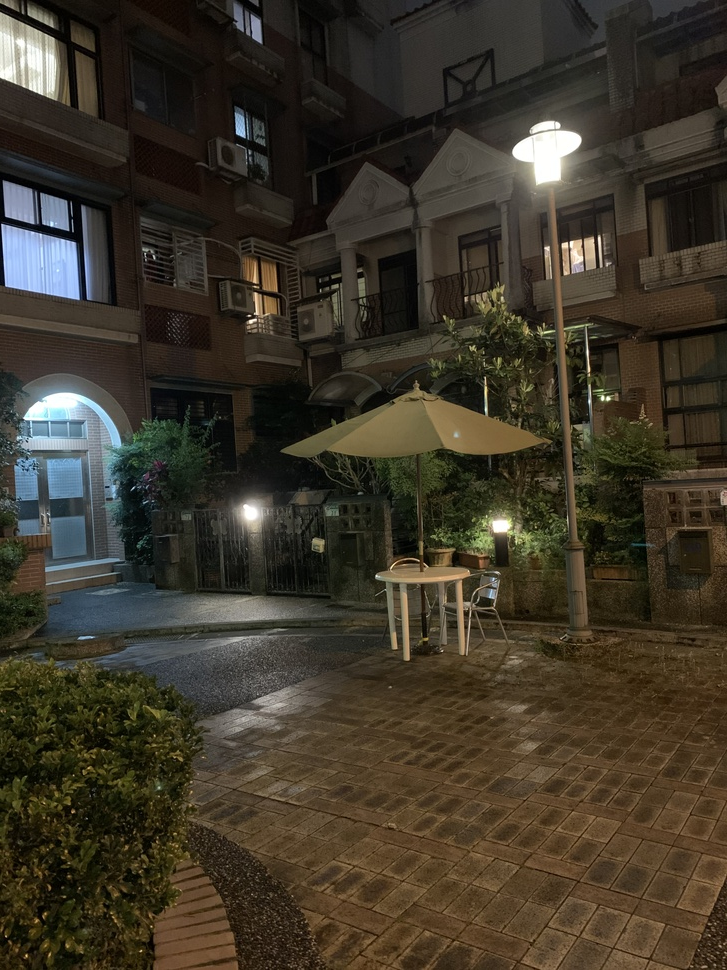
#> input picture images/yard-001/IMG_3024.JPG, 727 x 970 px, shrunk from 3024 x 4032 before the run
$ python -i msop.py   (imports and definitions only)   (older library calls are emulated)
#> lines starting #> are read from the running program, lines starting #| are printed output that depends on the picture
#> further down, picture is the input picture: shape (970, 727, 3); mean B, G, R 41.7, 54.9, 61.7
#msop
import numpy as np
import cv2
import pandas as pd
import os
import importlib
import time
import matplotlib.pyplot as plt
import os
from skimage.exposure import rescale_intensity
import copy
import math
from PIL import Image
from scipy.ndimage import filters


class point2d():
    def __init__(self, value, x=-1, y=-1, coord=None):
        if coord is not None:
            self.x = coord[0]
            self.y = coord[1]
        else:
            self.x = x
            self.y = y

        self.value = value


class descriptor():
    def __init__(self, point, ori, desc):
        self.orientation = ori
        self.point = point
        self.desc = desc
    def setdesc(self, desc):
        self.desc = desc


def compute_harris_responce(im, sigma=1.5):
    """
        Compute the Harris response of each pixel
        in the gray-scale image.
    """
    from scipy.ndimage import filters
    import numpy as np

    Ix = np.zeros(im.shape)
    filters.gaussian_filter(im, (sigma,sigma), (0,1), Ix)
    Iy = np.zeros(im.shape)
    filters.gaussian_filter(im, (sigma,sigma), (1,0), Iy)

    # compute Harris corner
    Wxx = filters.gaussian_filter(Ix**2, sigma)
    Wxy = filters.gaussian_filter(Ix*Iy, sigma)
    Wyy = filters.gaussian_filter(Iy**2, sigma)

    Wdet = Wxx * Wyy - Wxy ** 2
    Wtr = Wxx + Wyy
    return Wdet/(Wtr+1e-8)


def upscaling(src, idx):
    if idx <= 0:
        return src
    src = upscaling(cv2.pyrUp(cv2.pyrUp(src)), idx-1)
    return src


def masksurby(src, ind, r, num):
    # for grayscale
    L0 = (ind[0] - r) if ((ind[0] - r) >= 0) else 0
    L1 = (ind[1] - r) if ((ind[1] - r) >= 0) else 0
    U0 = (ind[0] + r) if ((ind[0] + r) <= src.shape[0]) else src.shape[0]
    U1 = (ind[1] + r) if ((ind[1] + r) <= src.shape[1]) else src.shape[1]
    src[L0:U0, L1:U1] = num
    return src
def maskonly(src, ind, diameter):
    r = diameter//2
    masked = np.zeros((r, r))
    max0, max1= src.shape
    # for grayscale
    L0 = (ind[0] - r) if ((ind[0] - r) >= 0) else 0
    L1 = (ind[1] - r) if ((ind[1] - r) >= 0) else 0
    U0 = (ind[0] + r) if ((ind[0] + r) <= max0) else max0
    U1 = (ind[1] + r) if ((ind[1] + r) <= max1) else max1
    masked = src[L0:U0, L1:U1]
    return masked


def nonmaxsup(src, maxf=500, r=-1, maxstep=1000):
    # while (not enough feature point selected)
    # set r - 1
    # while (features is not all zeros)
    #   sort features
    #   find max(selected), and replace its surrounded and itself by zeros
    fps = []
    if r == -1:
        r = src.shape[0]//10

    step = 0
    while(len(fps) <= maxf and step < maxstep and r > 1):
        r = r - 1
        fmap = copy.deepcopy(src)

        # mask sur
        for p in fps:
            fmap =  masksurby(fmap, (p.x, p.y), r, 0)
        maxn = 1e8
        while(maxn > src.max()*0.05):
            ind = np.unravel_index(np.argmax(fmap, axis=None), fmap.shape)
            maxn = fmap[ind]
            fmap = masksurby(fmap, ind, r, 0)

            fps.append(point2d(value = maxn, coord = ind)) # collect new selected feature
        step += 1
    return fps

def cylindrical_projection(img, focal_length):
    if(len(img.shape)>2):
        height, width, _ = img.shape
    else:
        height, width = img.shape
    cylinder_proj = np.zeros(shape=img.shape, dtype=np.uint8)

    for y in range(-int(height/2), int(height/2)):
        for x in range(-int(width/2), int(width/2)):
            cylinder_x = focal_length*math.atan(x/focal_length)
            cylinder_y = focal_length*y/math.sqrt(x**2+focal_length**2)

            cylinder_x = round(cylinder_x + width/2)
            cylinder_y = round(cylinder_y + height/2)

            if cylinder_x >= 0 and cylinder_x < width and cylinder_y >= 0 and cylinder_y < height:
                cylinder_proj[cylinder_y][cylinder_x] = img[y+int(height/2)][x+int(width/2)]

    # Crop black border
    # ref: http://stackoverflow.com/questions/13538748/crop-black-edges-with-opencv
    if(len(img.shape)>2):
        _, thresh = cv2.threshold(cv2.cvtColor(cylinder_proj, cv2.COLOR_BGR2GRAY), 1, 255, cv2.THRESH_BINARY)
    else:
        _, thresh = cv2.threshold(cylinder_proj, 1, 255, cv2.THRESH_BINARY)
    contours = cv2.findContours(thresh, cv2.RETR_EXTERNAL, cv2.CHAIN_APPROX_SIMPLE)
    x, y, w, h = cv2.boundingRect(contours[0])

    return cylinder_proj[y:y+h, x:x+w]


def msop(orimg, maxfeat=300, n_pym = 2, prj=False, focal_length=0):
#> called with maxfeat = 300, n_pym = 2, prj = False, focal_length = 0
    img = cv2.cvtColor(orimg,cv2.COLOR_BGR2GRAY)
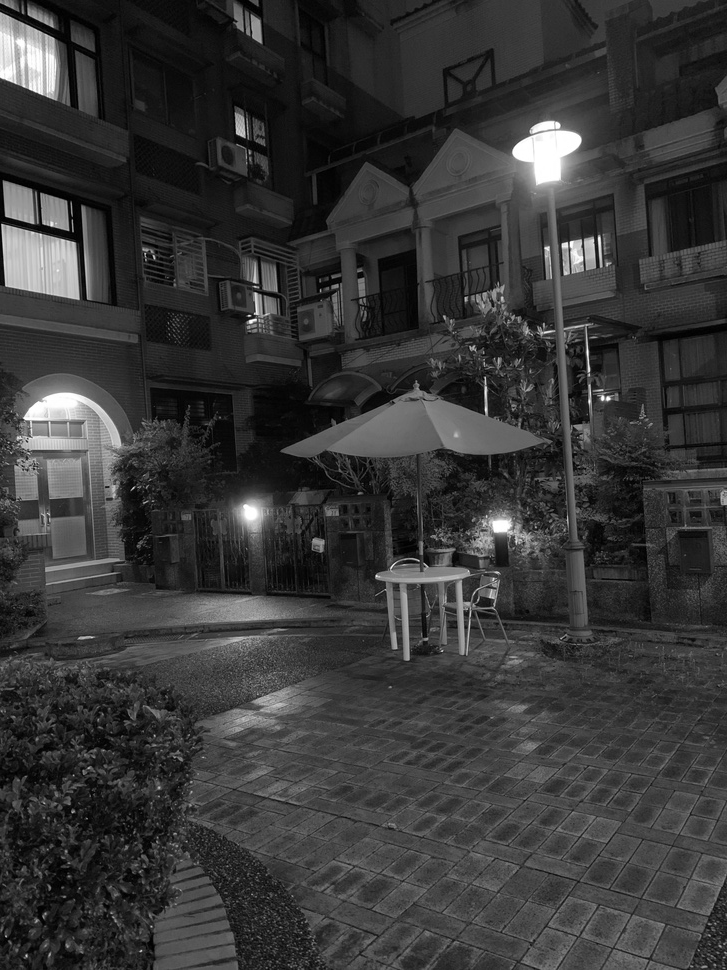
#> img: shape (970, 727); min 0, max 255, mean 55.4

    ### Harris Corner Response
    #print('Computing Harris Corner Response...')
    hrpy = [] #harris response pyramid
    srcs = [] #image source pyramid
    src = img
    for i in range(n_pym):
        dst = compute_harris_responce(src)
        srcs.append(src) # store the pyramid size src
        hrpy.append(dst) # store the pyramid size response
        src = cv2.pyrDown(cv2.pyrDown(src))
#> this loop made 2 passes
#> pass 1, in msop, `dst = compute_harris_responce(src)`:
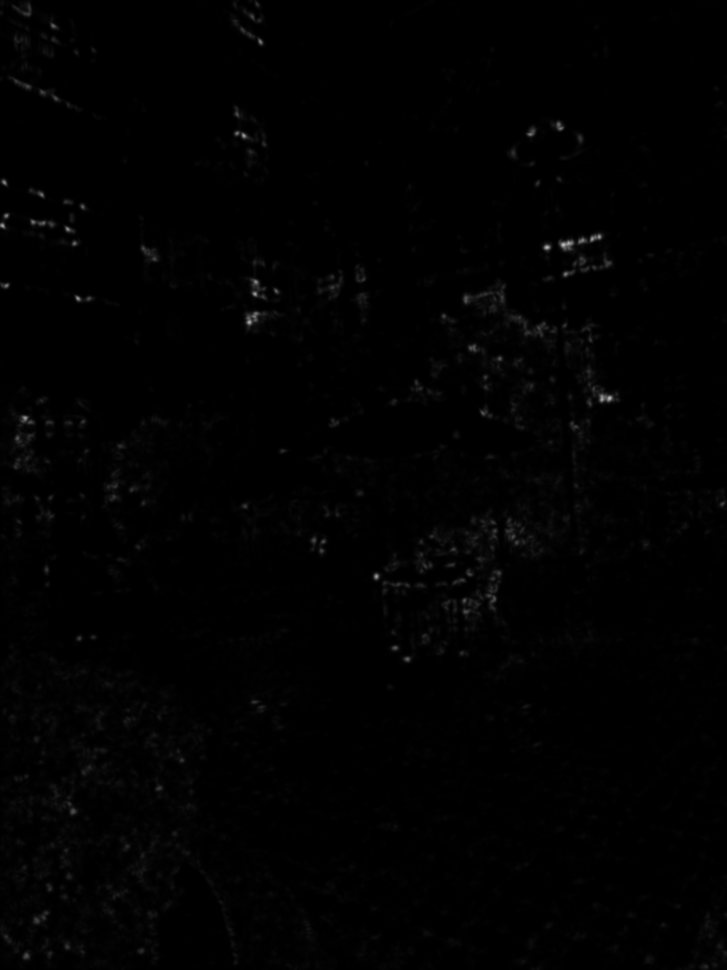
#> dst: shape (970, 727) float64; min 6.41e-09, max 189.5, mean 1.9
#> pass 1, in msop, `src = cv2.pyrDown(cv2.pyrDown(src))`:
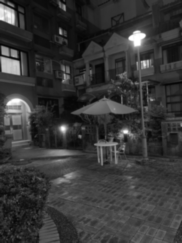
#> src: shape (243, 182); min 4, max 255, mean 55.4
#> after the loop, hrpy = 2 items; srcs = 2 items

    ### Projection to Cylindrical
    #print('Projection to Cylindrical...')
    if (prj):
        if(focal_length==0):
            print('Please Specify Focal Length!')
            return None
        for i in range(n_pym):
            hrpy[i] =  cylindrical_projection(hrpy[i], focal_length)
            srcs[i] =  cylindrical_projection(srcs[i], focal_length)

    ### Non Maximum Suppression
    #print('Computing Non Maximum Suppression...')
    fpspy = []
    for hr in hrpy:
        fpspy.append(nonmaxsup(hr, maxf=maxfeat))
#> this loop made 2 passes

    ### Descriptor (Orientation included)
    #print('Constructing Descriptor...')
    descspy = []
    for i in range(n_pym):
        fps = fpspy[i]
        src = srcs[i]
        gx = cv2.Sobel(src, cv2.CV_32F, 1, 0, ksize=5)
        gy = cv2.Sobel(src, cv2.CV_32F, 0, 1, ksize=5)
        descs = []
        for fp in fps:
            ind = (fp.x, fp.y)
            rmat = cv2.getRotationMatrix2D(ind, math.atan2(gx[ind], gy[ind]), scale=1.0)
            rimg = cv2.warpAffine(src, rmat, (src.shape[1], src.shape[0]))
            masked = maskonly(rimg, ind, 40)
            if (masked.shape[1]==0):
                print('error in desc ind:', ind)
                break
            blurf = cv2.GaussianBlur(masked, ksize=(5, 5), sigmaX=1, sigmaY=1)
            resizef = cv2.resize(blurf, (8, 8)) # 8*8
            normf = (resizef-np.mean(resizef))/(np.std(resizef) + 1e-8)
            descs.append(descriptor(fp, (gx[ind], gy[ind]), normf))
        descspy.append(descs)
#> this loop made 2 passes
#> pass 1, in msop, `gx = cv2.Sobel(src, cv2.CV_32F, 1, 0, ksize=5)`:
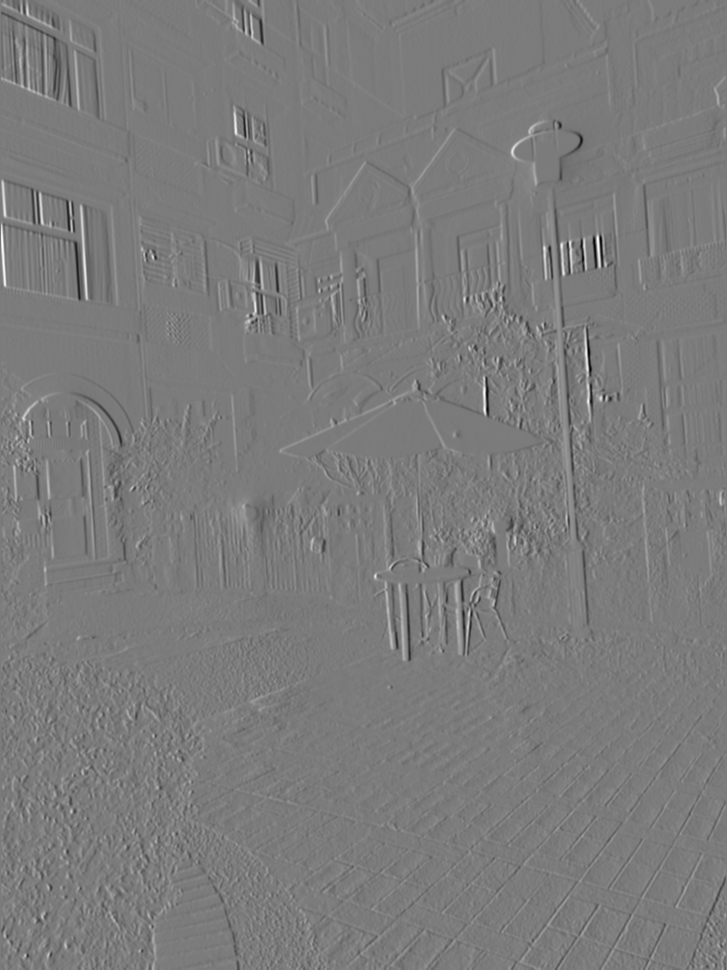
#> gx: shape (970, 727) float32; min -9299, max 9848, mean -0.6; drawn with min black and max white
#> pass 1, in msop, `gy = cv2.Sobel(src, cv2.CV_32F, 0, 1, ksize=5)`:
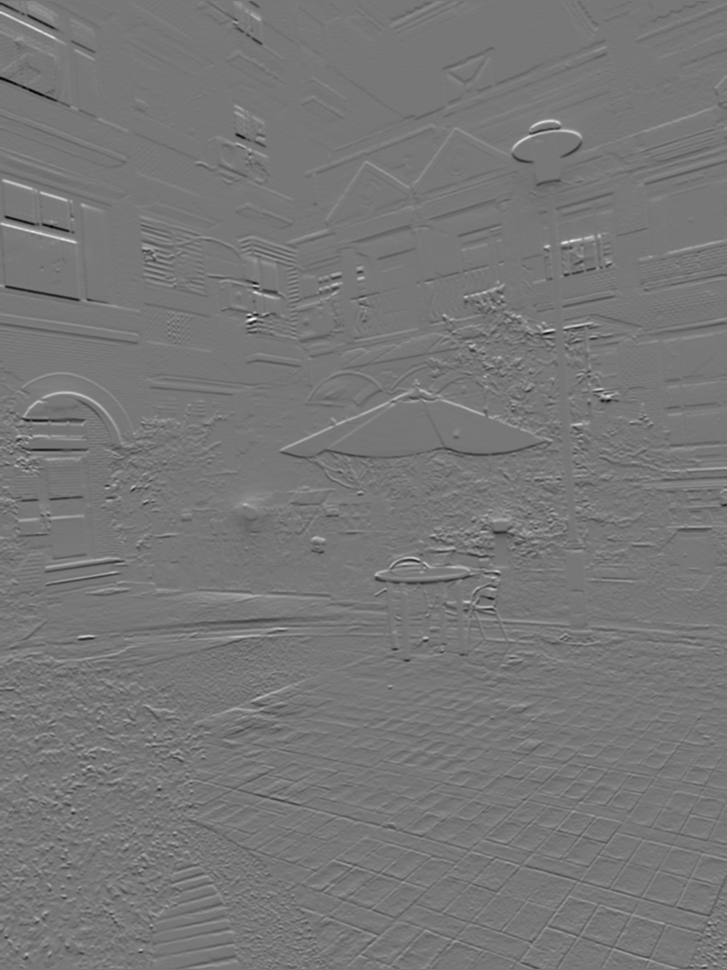
#> gy: shape (970, 727) float32; min -9080, max 10288, mean 3.2; drawn with min black and max white
#> after the loop:
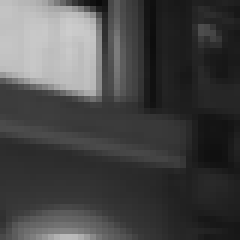
#> masked: shape (40, 40) (shown 6 times larger); min 10, max 205, mean 70.8
#> after the loop:
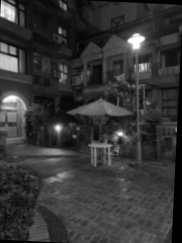
#> rimg: shape (243, 182); min 0, max 255, mean 53.8


    return descspy, srcs

>>> import cv2
>>> picture = cv2.imread('../images/yard-001/IMG_3024.JPG')
>>> result = msop(picture)

$ run again, on images/yard-001/IMG_3025.JPG
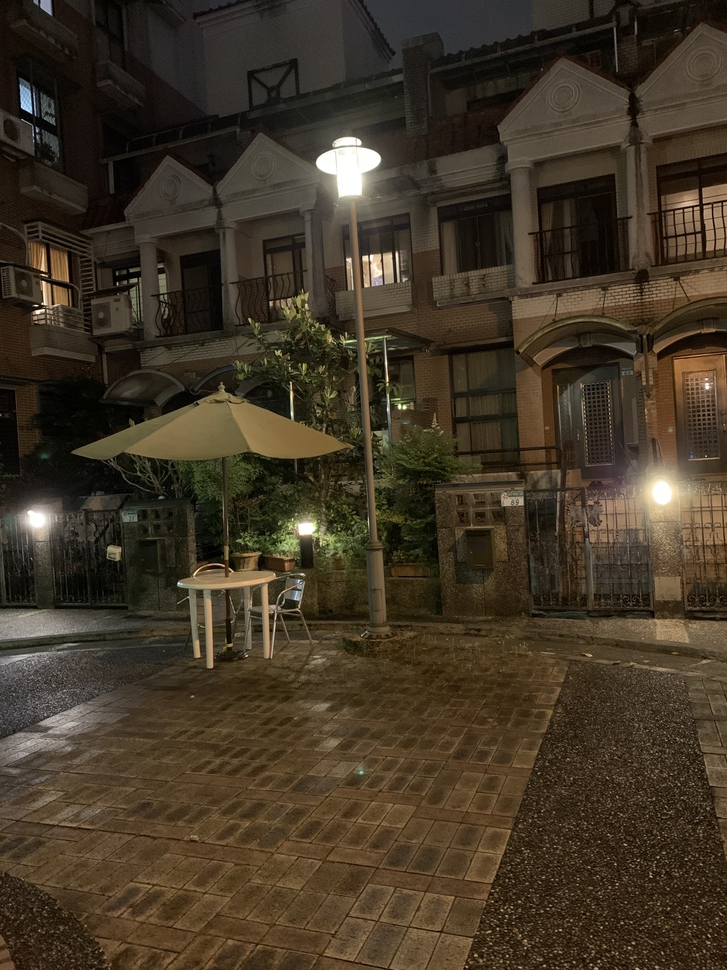
#> input picture images/yard-001/IMG_3025.JPG, 727 x 970 px, shrunk from 3024 x 4032 before the run
#> picture is the input picture: shape (970, 727, 3); mean B, G, R 38.4, 54.7, 65.9
#> after the loop in msop, `for i in range(n_pym):`: hrpy = 2 items
#> the loop in msop, `for hr in hrpy:` made 2 passes
#> the loop in msop, `for i in range(n_pym):` made 2 passes
#> pass 1, in msop, `gy = cv2.Sobel(src, cv2.CV_32F, 0, 1, ksize=5)`:
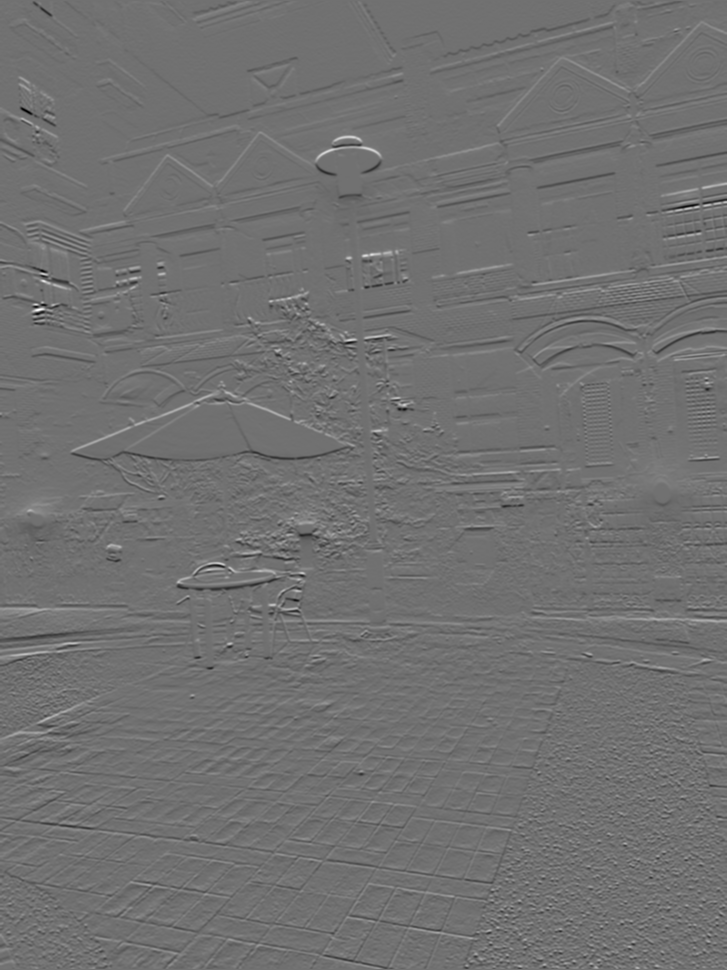
#> gy: shape (970, 727) float32; min -8719, max 10908, mean 2.4; drawn with min black and max white
#> after the loop in msop, `for i in range(n_pym):`:
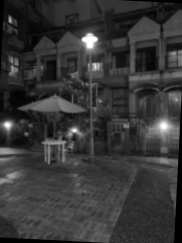
#> rimg: shape (243, 182); min 0, max 255, mean 54.7

$ run again, on images/yard-001/IMG_3026.JPG
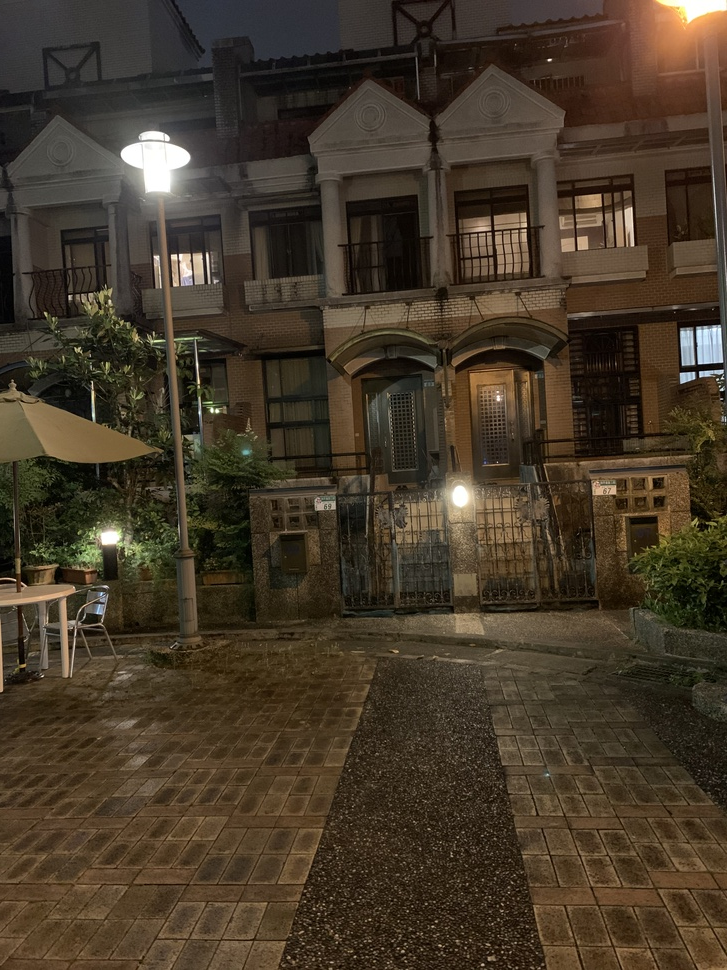
#> input picture images/yard-001/IMG_3026.JPG, 727 x 970 px, shrunk from 3024 x 4032 before the run
#> picture is the input picture: shape (970, 727, 3); mean B, G, R 41.2, 57.2, 69.3
#> after the loop in msop, `for i in range(n_pym):`: hrpy = 2 items
#> the loop in msop, `for hr in hrpy:` made 2 passes
#> the loop in msop, `for i in range(n_pym):` made 2 passes
#> pass 1, in msop, `gy = cv2.Sobel(src, cv2.CV_32F, 0, 1, ksize=5)`:
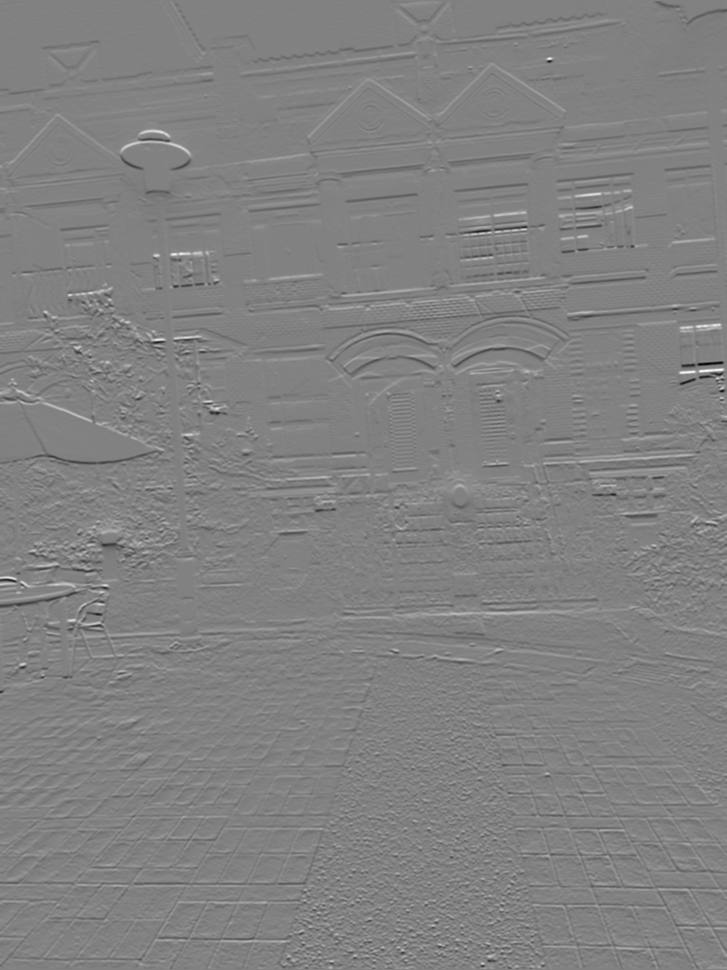
#> gy: shape (970, 727) float32; min -10169, max 9828, mean -1.7; drawn with min black and max white
#> after the loop in msop, `for i in range(n_pym):`:
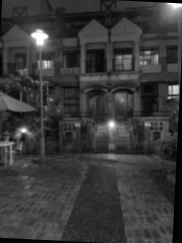
#> rimg: shape (243, 182); min 0, max 255, mean 57

$ run again, on images/yard-001/IMG_3027.JPG
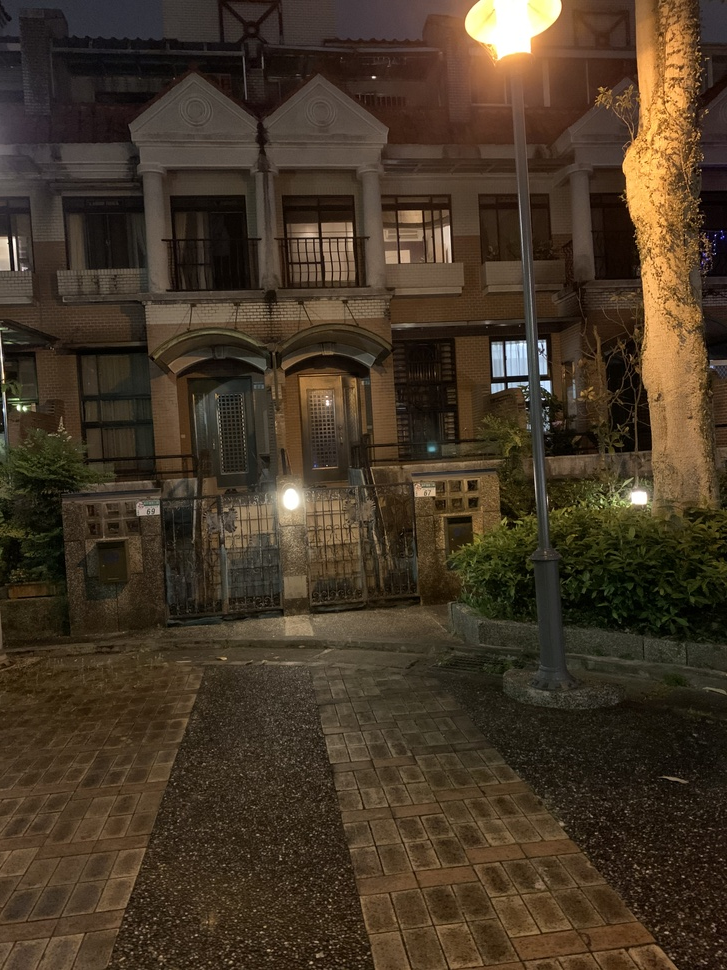
#> input picture images/yard-001/IMG_3027.JPG, 727 x 970 px, shrunk from 3024 x 4032 before the run
#> picture is the input picture: shape (970, 727, 3); mean B, G, R 38.4, 55.3, 69.5
#> after the loop in msop, `for i in range(n_pym):`: hrpy = 2 items
#> the loop in msop, `for hr in hrpy:` made 2 passes
#> after the loop in msop, `for i in range(n_pym):`:
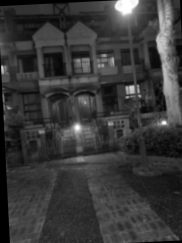
#> rimg: shape (243, 182); min 0, max 255, mean 56.3
